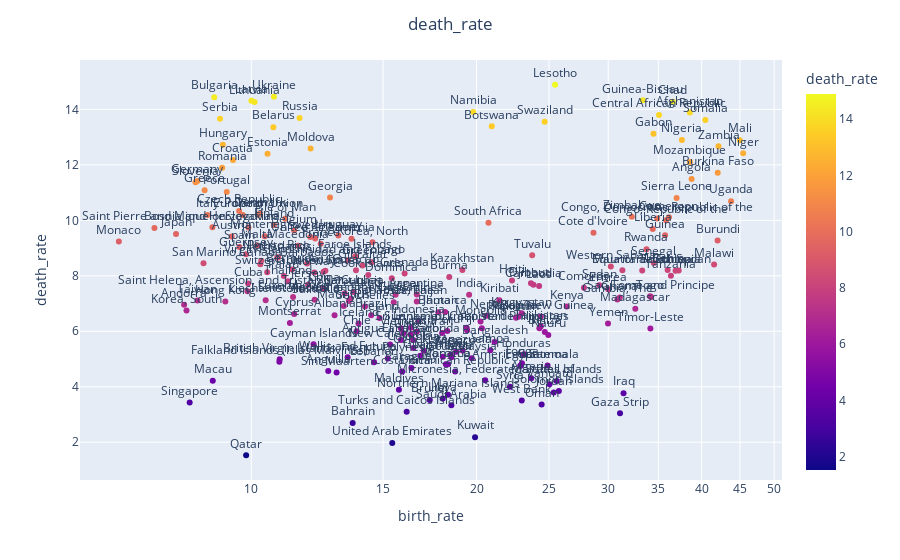

Here is the notebook cell this chart was saved with:
### Markdown cell above
# 10 Scatter Plot of birth_rate & dead_rate - Plotly
* Matplotlib scatter has limitations in terms of being able to dive into the specific points and understand what's happening in each "cluster" (there are also too many data points). Tableau has the zoom in/out functionality but can't activate trial atm so I made research and read about Plotly. You might not be able to Zoom in out on Git but I can share my screen during the presentation and we can explore together.
* e.g. Top right "cluster" with highest birth_rates & dead_rates belongs mainly to African countires etc.

### Code cell
import plotly.express as px
pd.options.plotting.backend = "plotly"
df = pd.read_excel('modified2.xlsx')
fig = px.scatter(df, x="birth_rate", y="death_rate", text="name", log_x=True, size_max=100, color="death_rate")
fig.update_traces(textposition='top center')
fig.update_layout(title_text='death_rate', title_x=0.5)
fig.show()

### Figure 1 — Plotly figure (JSON) as saved in the notebook; plotly's stock layout.template omitted (floating-point values rounded to 4 significant figures; data arrays with more than 128 entries replaced by an {"elided": "..."} marker saying what was removed)
{"data": [{"hovertemplate": "birth_rate=%{x}<br>death_rate=%{marker.color}<br>name=%{text}<extra></extra>", "legendgroup": "", "marker": {"color": {"elided": "253 float values"}, "coloraxis": "coloraxis", "symbol": "circle"}, "mode": "markers+text", "name": "", "orientation": "v", "showlegend": false, "text": {"elided": "253 str values"}, "textposition": "top center", "type": "scatter", "x": {"elided": "253 float values"}, "xaxis": "x", "y": {"elided": "253 float values"}, "yaxis": "y"}], "layout": {"coloraxis": {"colorbar": {"title": {"text": "death_rate"}}, "colorscale": [[0, "#0d0887"], [0.1111, "#46039f"], [0.2222, "#7201a8"], [0.3333, "#9c179e"], [0.4444, "#bd3786"], [0.5556, "#d8576b"], [0.6667, "#ed7953"], [0.7778, "#fb9f3a"], [0.8889, "#fdca26"], [1, "#f0f921"]]}, "legend": {"tracegroupgap": 0}, "margin": {"t": 60}, "title": {"text": "death_rate", "x": 0.5}, "xaxis": {"anchor": "y", "domain": [0, 1], "title": {"text": "birth_rate"}, "type": "log"}, "yaxis": {"anchor": "x", "domain": [0, 1], "title": {"text": "death_rate"}}}}
